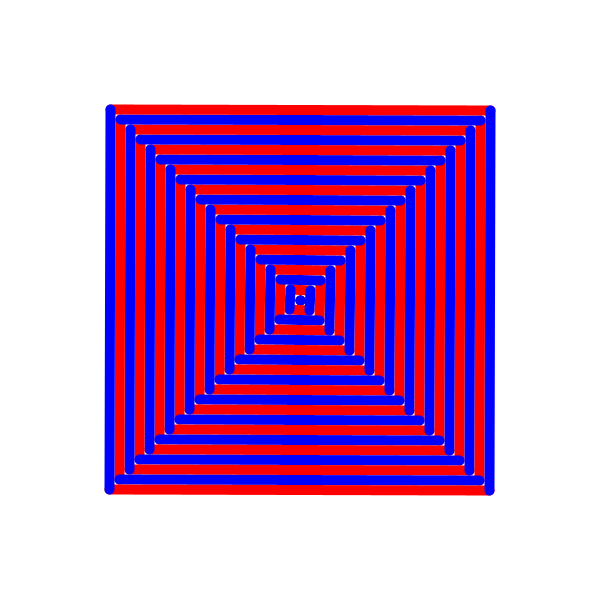
Frame 1 (no input)
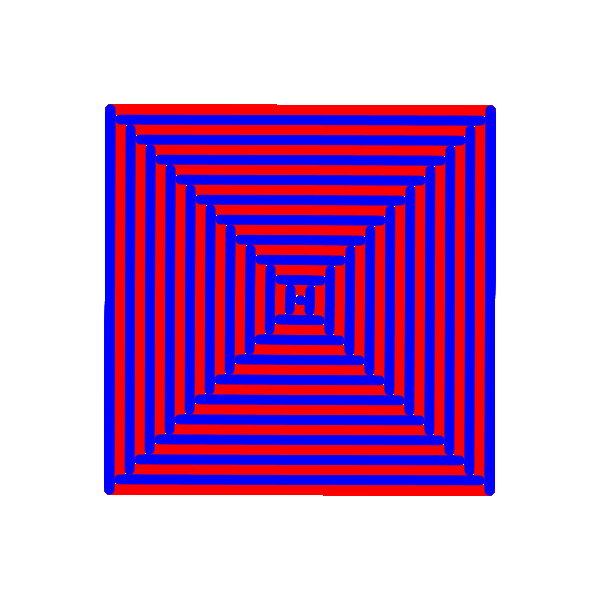
Frame 60 (the mouse pressed at the canvas centre just before this capture)
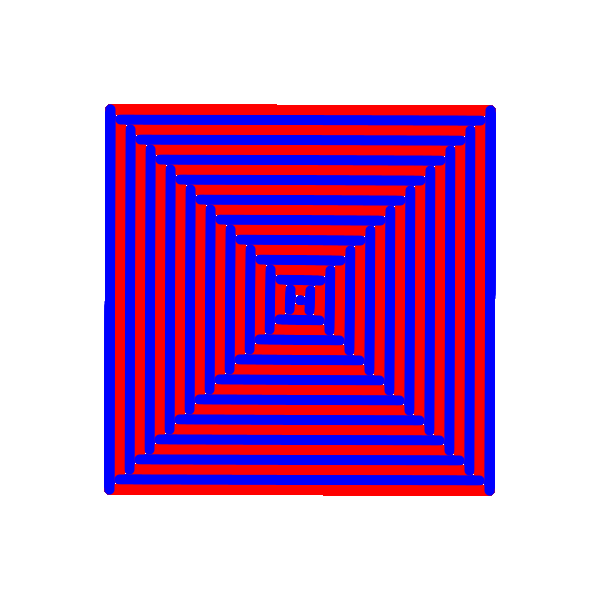
Frame 120 (the mouse held since frame 60 and released just before this capture)

The Processing sketch that drew these frames (run headless with seeded random() and noise(); from frame 60 on, the mouse is pressed at the canvas centre):

// Processing sketch: xPatternsLines
// ── xPatternsLines.pde
/*
 * xPatternsLines
 * Lines with for loops
 *
 * CC Lab Fall 2012
 * by Ryan Raffa
 * 09/20/12
 */
 
int xOne, yOne;
int xTwo, yTwo;
int xThree, yThree;
int xFour, yFour;

float deg;

void setup() {
 
 background(255);
 size(600,600);
 smooth();
 strokeWeight(10);
 
 xOne = -10;
 yOne = -10;

 xTwo = -10;
 yTwo = 10;

 xThree = 10;
 yThree = -10;

 xFour = 10;
 yFour = 10;
 
 deg = 0.0;
 
}

void draw() {
 //Uncomment background and rotation to see what happens
 //background(255);
 translate(width/2,height/2);
 
// deg+=2;
// float rad = radians(deg);
// rotate(rad);
  
 for (int i = 0; i < 20; i++) {
  
   stroke(255,0,0);
   line(xOne*i,yOne*i,xTwo*i,yTwo*i);
   line(xThree*i,yThree*i,xFour*i,yFour*i);

   rotate(PI/2);

   stroke(0,0,255);
   line(xOne*i,yOne*i,xTwo*i,yTwo*i);
   line(xThree*i,yThree*i,xFour*i,yFour*i);
   
 }
 
  
}
